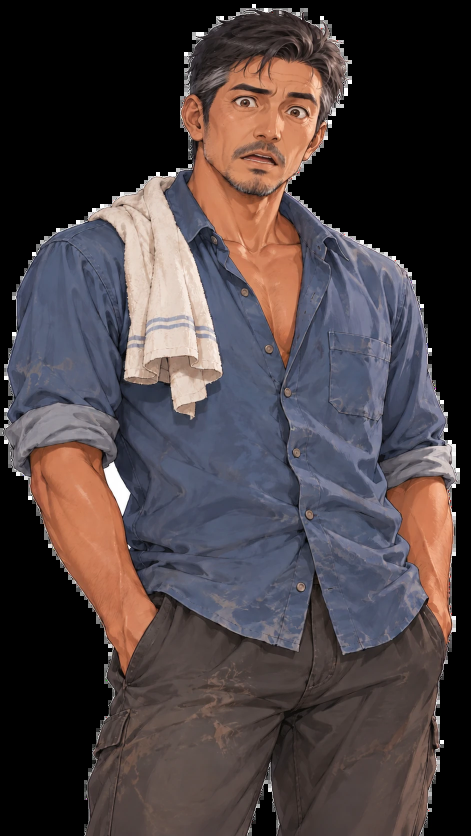
#> input picture app/src/main/assets/karakter/ayah_kaget.webp, 941 x 1672 px, given in place of ayah.webp, which was not available (shown at 1/2 size)
$ python selaraskan_ekspresi.py ../app/src/main/assets/karakter ../app/src/main/assets/karakter/ayah_kesal.webp ../app/src/main/assets/karakter/ayah_kesal.webp
#> lines starting #> are read from the running program, lines starting #| are printed output that depends on the picture; after the words box and inside, x2 and y2 are one past the last pixel; in counts of white or black regions, pixels touching at a corner belong together; pictures that were not available may be replaced by others from this repository, and a replacement may not be noted
#!/usr/bin/env python3
# Pemakaian: python3 tools/selaraskan_ekspresi.py app/src/main/assets/karakter folder_hasil_hapus_latar folder_tujuan
# Butuh: pip install opencv-python-headless pillow numpy
"""Selaraskan gambar ekspresi ke gambar biasa (SIFT + affine), simpan WebP."""
import cv2, numpy as np, sys, os, json
from PIL import Image
K, src_dir, dst_dir = sys.argv[1], sys.argv[2], sys.argv[3]
sift = cv2.SIFT_create(5000)
def load(p):
    im = cv2.imread(p, cv2.IMREAD_UNCHANGED)
#> im is the input picture: shape (1672, 941, 4); mean B, G, R, A 65.6, 64.1, 73.7, 167.7
    a = im[..., 3:4] / 255.0
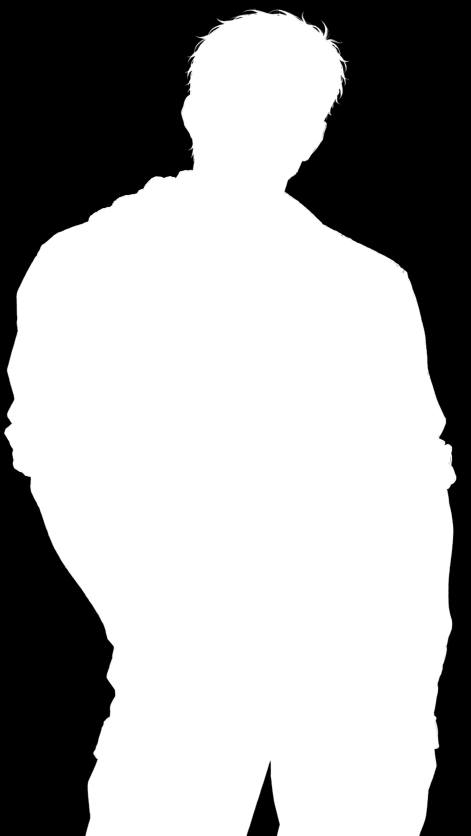
#> a: shape (1672, 941, 1) float64 (shown at 1/2 size); min 0, max 1, mean 0.658
    g = cv2.cvtColor((im[..., :3] * a + 255 * (1 - a)).astype(np.uint8), cv2.COLOR_BGR2GRAY)
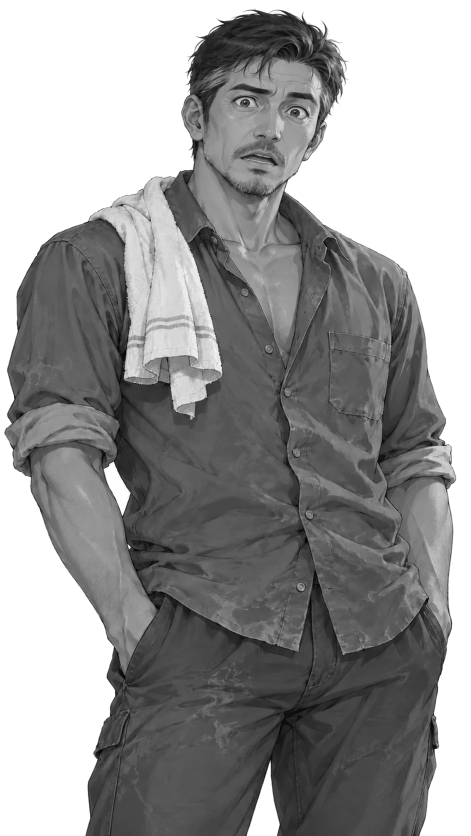
#> g: shape (1672, 941) (shown at 1/2 size); min 0, max 255, mean 151.5
    return im, g, (im[..., 3] > 128).astype(np.uint8) * 255
report = {}
for f in sorted(os.listdir(src_dir)):
    cid = f.rsplit('_', 1)[0]
    base = os.path.join(K, cid + '.png')
    if not os.path.exists(base): base = os.path.join(K, cid + '.webp')  # gambar biasa boleh .png atau .webp
    _, gb, mb = load(base)
#> mb: shape (1672, 941); 65.8% white; 6 black regions (3 under 20 px), largest, box (x1, y1, x2, y2) and area: (0, 0, 941, 1672) 533672, (493, 1522, 559, 1672) 4791, (626, 54, 639, 64) 34
    im, ge, me = load(os.path.join(src_dir, f))
    kb, db = sift.detectAndCompute(gb, mb); ke, de = sift.detectAndCompute(ge, me)
#> after `kb, db = sift.detectAndCompute(gb, mb)`: kb = 2437 keypoints; strongest (x, y, size): (259, 1094, 3.3), (223, 944, 19.5), (222, 414, 1.9), (257, 1091, 1.8)
#> after `ke, de = sift.detectAndCompute(ge, me)`: ke has the same summary as kb
    good = [a for a, b in cv2.BFMatcher().knnMatch(de, db, k=2) if a.distance < 0.75 * b.distance]
#> good = 2437 matches
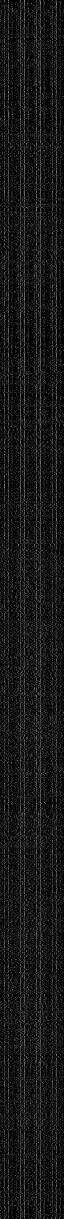
#> de: shape (2437, 128) float32 (shown at 1/2 size); min 0, max 229, mean 24
    s = np.float32([ke[g.queryIdx].pt for g in good]); d = np.float32([kb[g.trainIdx].pt for g in good])
#> after `s = np.float32([ke[g.queryIdx].pt for g in good])`: s = 2437 pairs, first value 15.94 to 907.7, second value 23.64 to 1668.9
#> after `d = np.float32([kb[g.trainIdx].pt for g in good])`: d has the same summary as s
    M, inl = cv2.estimateAffinePartial2D(s, d, method=cv2.RANSAC, ransacReprojThreshold=3)
#> M = [[1, 0, 0], [0, 1, 0]]; inl = 2437 values from 1 to 1
    report[f] = (int(inl.sum()), round(float(np.hypot(M[0, 0], M[1, 0])), 4), M[:, 2].round(1).tolist())
    # premultiplied warp
    rgba = im.astype(np.float32); a = rgba[..., 3:4] / 255.0
    pm = np.dstack([rgba[..., :3] * a, rgba[..., 3:4]])
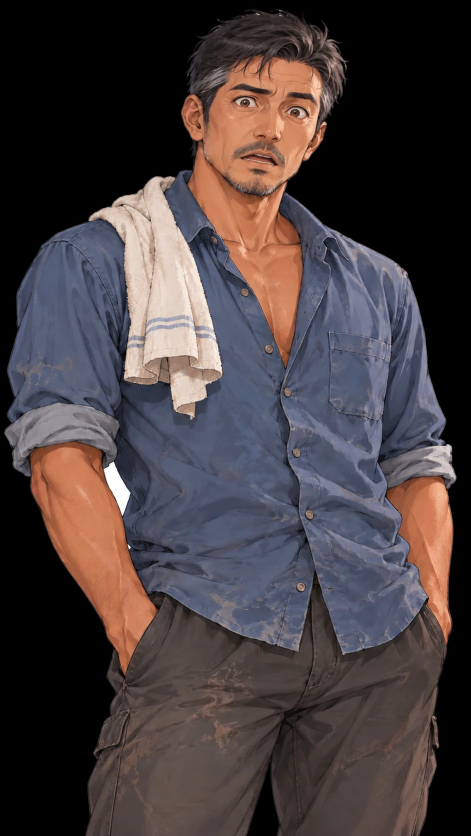
#> pm: shape (1672, 941, 4) float32 (shown at 1/2 size); mean B, G, R, A 62.7, 61.2, 70.8, 168.3
    w = cv2.warpAffine(pm, M, (im.shape[1], im.shape[0]), flags=cv2.INTER_CUBIC, borderMode=cv2.BORDER_REPLICATE)
    # bawah gambar: lanjutkan (karakter terpotong di bawah); sisi lain kosong
    al = np.clip(w[..., 3:4], 0, 255)
    col = np.where(al > 0.5, w[..., :3] / np.maximum(al / 255.0, 1e-3), 0)
    out = np.dstack([np.clip(col, 0, 255), al]).astype(np.uint8)
    out = cv2.cvtColor(out, cv2.COLOR_BGRA2RGBA)
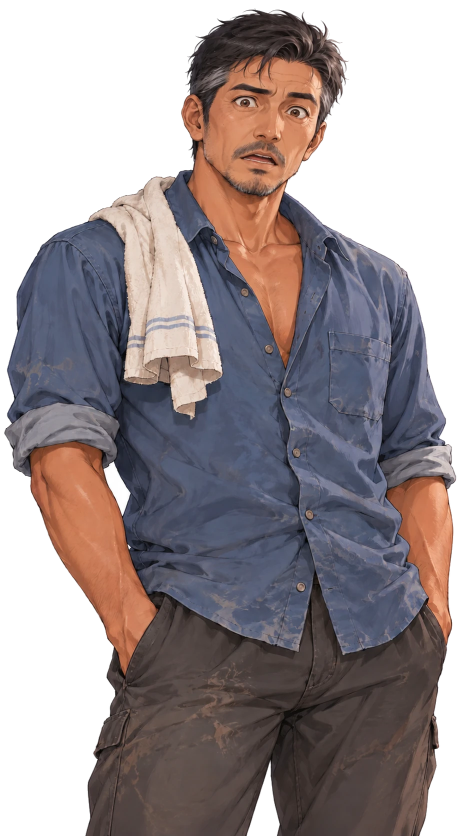
#> out: shape (1672, 941, 4) (shown at 1/2 size); mean R, G, B, A 71.7, 62.2, 63.6, 167.7; transparent parts drawn white
    Image.fromarray(out, 'RGBA').save(os.path.join(dst_dir, f.replace('.png', '.webp')), 'WEBP', quality=90, method=4)
for k, v in report.items(): print(k, v)
#> this loop made 1 pass
#> (k, v) on pass 1: ('ayah_kaget.webp', (2437, 1, [0, 0]))
#| ayah_kaget.webp (2437, 1.0, [0.0, 0.0])

$ run again, on app/src/main/assets/karakter/bayu_malu.webp
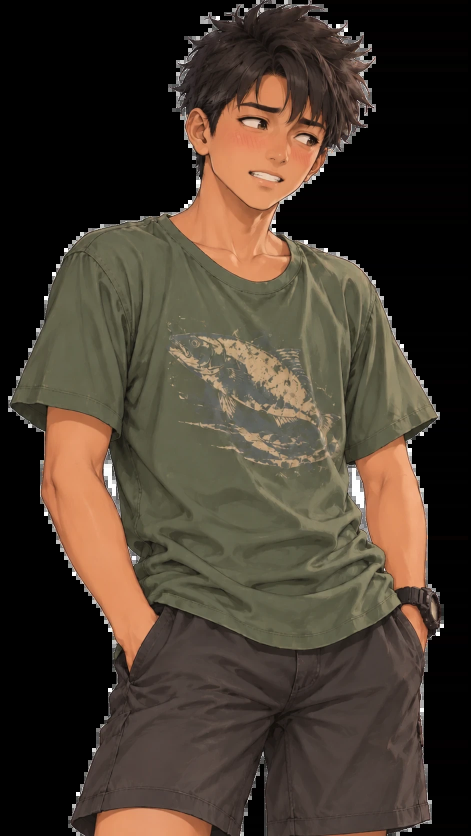
#> input picture app/src/main/assets/karakter/bayu_malu.webp, 941 x 1672 px, given in place of bayu.webp, which was not available (shown at 1/2 size)
#> in load, im is the input picture: shape (1672, 941, 4); mean B, G, R, A 46.1, 57.8, 69.2, 152.7
#> mb: shape (1672, 941); 60% white; 21 black regions (12 under 20 px), largest, box (x1, y1, x2, y2) and area: (0, 0, 941, 1672) 619830, (479, 1501, 536, 1672) 5489, (696, 930, 742, 1084) 2347
#> kb = 2065 keypoints; strongest (x, y, size): (769, 1140, 2), (429, 44, 6.7), (352, 178, 4.9), (553, 154, 207.4)
#> ke has the same summary as kb
#> good = 2065 matches
#> `good = [a for a, b in cv2.BFMatcher().knnMatch(de, db, k=2) if a.dista..`:
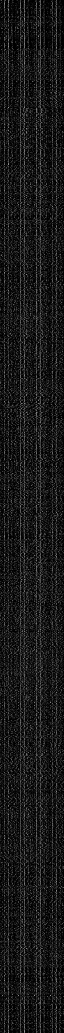
#> de: shape (2065, 128) float32 (shown at 1/2 size); min 0, max 220, mean 24.5
#> s = 2065 pairs, first value 21.02 to 877.3, second value 5.02 to 1668.5
#> d has the same summary as s
#> M = [[1, 0, 0], [0, 1, 0]]; inl = 2065 values from 1 to 1
#> `out = cv2.cvtColor(out, cv2.COLOR_BGRA2RGBA)`:
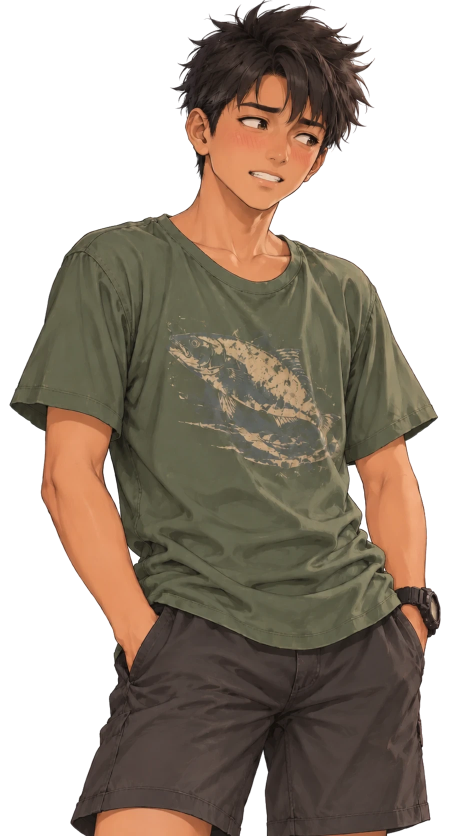
#> out: shape (1672, 941, 4) (shown at 1/2 size); mean R, G, B, A 66.5, 55.1, 43.5, 152.7; transparent parts drawn white
#> the loop `for k, v in report.items(): print(k, v)` made 1 pass
#> (k, v) on pass 1: ('bayu_malu.webp', (2065, 1, [0, 0]))
#> (printed output is left out)
